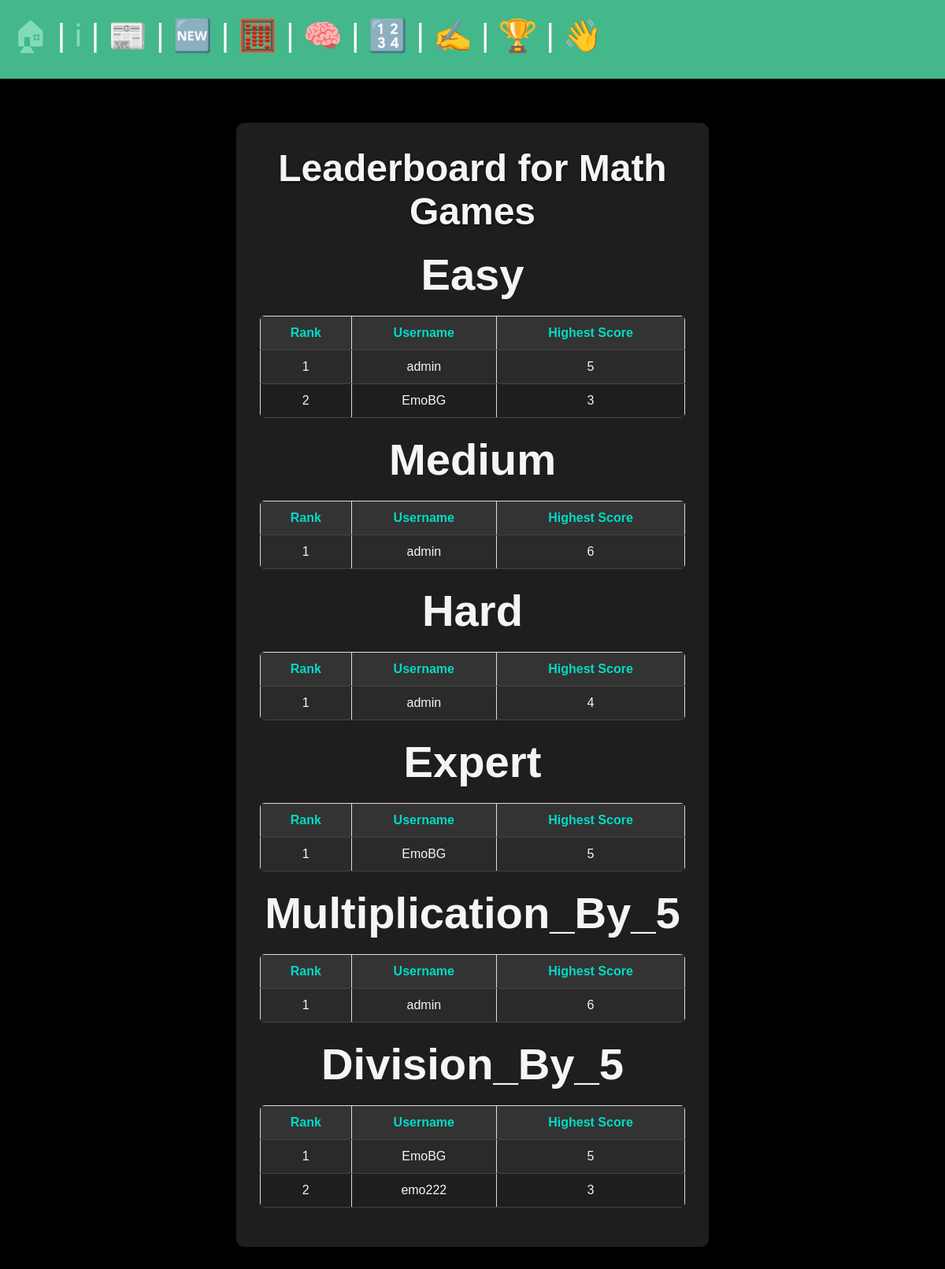
The app's page /math_games/learderboard/ (signed in), older data.
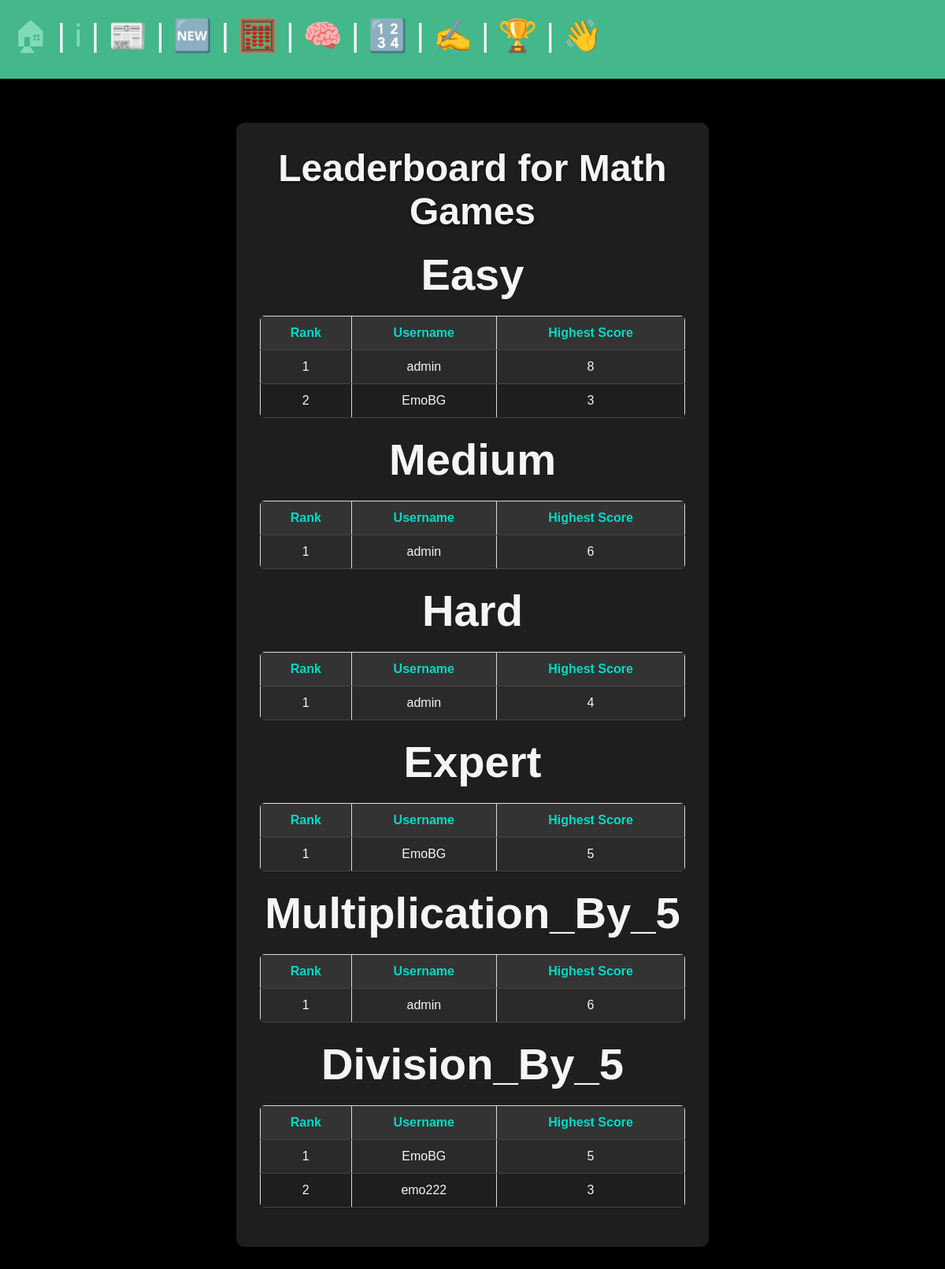
The same page, newer data.
### math_games/models.py (models this page shows, shortened)
class GameScore(models.Model):
    user = models.ForeignKey(User, on_delete=models.CASCADE)
    level = models.ForeignKey(GameLevel, on_delete=models.CASCADE)
    highest_score = models.IntegerField(default=0)
    date = models.DateTimeField(auto_now_add=True)
    class Meta:
        unique_together = ('user', 'level')

### math_games/views.py (the view)
# urls.py: path('learderboard/', views.leaderboard, name='leaderboard'),
@login_required
def leaderboard(request):
    levels = {}
    for level in GameLevel.objects.all():
        top_scores = GameScore.objects.filter(level=level).order_by('-highest_score')[:10]
        levels[level.name] = top_scores
    return render(request, "math_games/leaderboard.html", {"levels": levels})

### math_games/templates/math_games/leaderboard.html (shortened to what this page needs)
{% extends "base.html" %}
{% load static %}
{% block extra_css %}
    <link rel="stylesheet" href="{% static 'css/math_games.css' %}">
{% endblock %}
{% block content %}
<div class="math-games-container">
    <h2>Leaderboard for Math Games</h2>
    {% for level, scores in levels.items %}
        <h3>{{ level|title }}</h3>
        <table>
            <thead>
                <tr>
                    <th>Rank</th>
                    <th>Username</th>
                    <th>Highest Score</th>
                </tr>
            </thead>
            <tbody>
                {% for score in scores %}
                <tr>
                    <td>{{ forloop.counter }}</td>
                    <td>{{ score.user.username }}</td>
                    <td>{{ score.highest_score }}</td>
                </tr>
                {% endfor %}
            </tbody>
        </table>
    {% empty %}
        <p>No scores available.</p>
    {% endfor %}
</div>
{% endblock %}

Row changes from the older to the newer data that the page shows:
changed GameScore (number 1 of 8 on the later page): highest_score "5" → "8"
